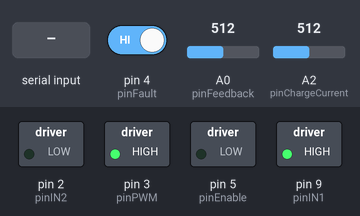
A sketch run on a simulated Arduino Uno, built with avr-gcc and run on an emulated ATmega328P. On the bench: switched loads named in the sketch (green lamp = pin HIGH). Inputs (shaded band) come from the test bench; at power-on: A2 (pinChargeCurrent) = 512, pin 4 (pinFault) HIGH, A0 (pinFeedback) = 512. EEPROM starts erased; what the sketch prints to the serial monitor is not drawn.

Above: at 1.2 s.
1.3 s: A2 (pinChargeCurrent) set to 290
2.8 s: A2 (pinChargeCurrent) set to 261
At 4.1 s:
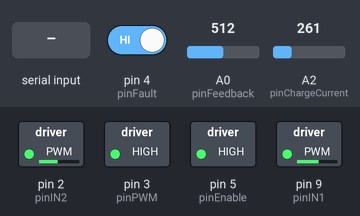
4.6 s: pin 4 (pinFault) driven LOW
At 5.8 s:
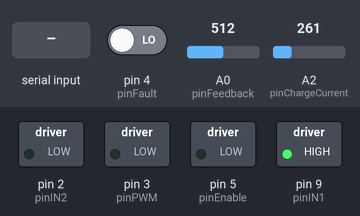
6.1 s: "1" received over Serial
8.1 s: pin 4 (pinFault) driven HIGH
At 8.33 s:
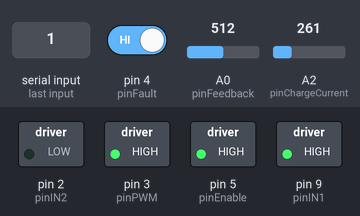
9.8 s: A2 (pinChargeCurrent) set to 524
11.6 s: A2 (pinChargeCurrent) set to 554
At 12.5 s:
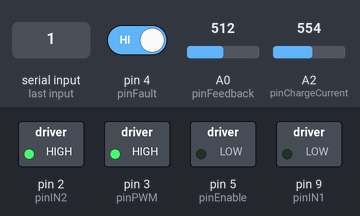
Timing chart, 0 to 14.4 s (numbered marks = the images above; inputs shaded):
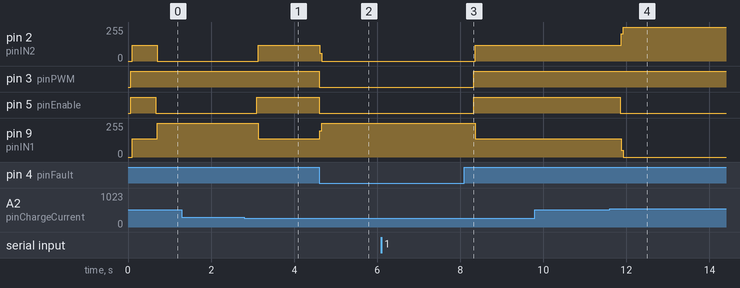

The sketch:

sender.ino
```cpp
// (licence header left out)
/*
  Perimeter sender v2   (for details see   http://wiki.ardumower.de/index.php?title=Perimeter_wire  )
  Requires: Perimeter sender PCB v1.0   ( https://www.marotronics.de/Perimeter-Sender-Prototyp )

 */

#include "TimerOne.h"
#include "EEPROM.h"
#include "RunningMedian.h"


// ---- choose only one perimeter signal code ----
#define SIGCODE_1  // Ardumower default perimeter signal
//#define SIGCODE_2  // Ardumower alternative perimeter signal
//#define SIGCODE_3  // Ardumower alternative perimeter signal


// --- MC33926 motor driver ---
#define USE_DOUBLE_AMPLTIUDE    1         // 1: use +/- input voltage for amplitude (default),
                                          // 0: use only +input/GND voltage for amplitude

#define pinIN1       9  // M1_IN1         (if using old L298N driver, connect this pin to L298N-IN1)
#define pinIN2       2  // M1_IN2         (if using old L298N driver, connect this pin to L298N-IN2)
#define pinPWM       3  // M1_PWM / nD2   (if using old L298N driver, leave open)
#define pinEnable    5  // EN             (connect to motor driver enable)

// motor driver fault pin
#define pinFault     4  // M1_nSF
#define USE_PERI_FAULT        1     // use pinFault for driver fault detection? (set to '0' if not connected!)

// motor driver feedback pin (=perimeter open/close detection, used for status LED)
#define USE_PERI_CURRENT      1     // use pinFeedback for perimeter current measurements? (set to '0' if not connected!)
#define pinFeedback A0  // M1_FB
#define PERI_CURRENT_MIN    0.03     // minimum Ampere for perimeter-is-closed detection

// ---- sender current control (via potentiometer) ----
// sender modulates signal (PWM), based on duty-cycle set via this potentiometer
#define USE_POT      0  // use potentiometer for current control? (set to '0' if not connected!)
#define pinPot      A3  // 100k potentiometer (current control)

// ---- sender automatic standby (via current sensor for charger) ----
// sender detects robot via a charging current through the charging pins
#define USE_CHG_CURRENT       1     // use charging current sensor for robot detection? (set to '0' if not connected!)
#define pinChargeCurrent     A2     // ACS712-05 current sensor OUT
#define CHG_CURRENT_MIN   0.3
// minimum Ampere for charging detection
#define ROBOT_OUT_OF_STATION_TIMEOUT_MINS 360  // timeout for perimeter switch-off if robot not in station (minutes)

// ---- sender status LED ----
#define  pinLED 13  // ON: perimeter closed, OFF: perimeter open, BLINK: robot is charging


// code version
#define VER "596"

// --------------------------------------

volatile int step = 0;
volatile boolean enableSender = true;


double duty = 1.0;    // 100 duty%
int dutyPWM = 0;
double chargeCurrent = 0;
double periCurrentAvg = 0;
double periCurrentMax = 0;
int faults = 0;
boolean isCharging = false;
boolean stateLED = false;
unsigned int chargeADCZero = 0;
RunningMedian<unsigned int,16> periCurrentMeasurements;
RunningMedian<unsigned int,96> chargeCurrentMeasurements;

int timeSeconds = 0;

unsigned long nextTimeControl = 0;
unsigned long nextTimeInfo = 0;
unsigned long nextTimeToggleLED = 0;
unsigned long nextTimeSec = 0;
int robotOutOfStationTimeMins = 0;


// must be multiple of 2 !
// http://grauonline.de/alexwww/ardumower/filter/filter.html
// "pseudonoise4_pw" signal (sender)

#if defined (SIGCODE_1)
  int8_t sigcode[] = { 1, 1,-1,-1, 1,-1, 1,-1,-1,1, -1, 1, 1,-1,-1, 1,-1,-1, 1,-1,-1, 1, 1,-1 };
#elif defined (SIGCODE_2)
  int8_t sigcode[] = { 1,-1, 1, 1,-1,-1, 1, 1,-1,-1, 1,-1, 1, 1,-1,-1, 1, 1,-1,-1, 1,-1, 1,-1 };
#elif defined (SIGCODE_3)
  int8_t sigcode[] = { 1, 1,-1,-1, 1,-1, 1, 1,-1, 1, 1,-1,-1, 1, 1,-1, 1,-1,-1, 1,-1,-1, 1,-1 };
#endif


// using transparently 5v / 1.1v ref
int analogReadMillivolt(int pin){
  int millivolt;
  int adc;
  // first read using 5v ref
  adc = analogRead(pin);
  millivolt = ((double)adc) / 1024.0 * 5000.0;
  if (adc < 10){
    // read using 1.1v ref
    analogReference(INTERNAL);
    adc = analogRead(pin);
    millivolt = ((double)adc) / 1024.0 * 1100.0;
    analogReference(DEFAULT);
  }
  return millivolt;
}


void timerCallback(){
  if (enableSender){
    if (sigcode[step] == 1) {
      digitalWrite(pinIN1, LOW);
      #if USE_DOUBLE_AMPLTIUDE
      digitalWrite(pinIN2, HIGH);
      #endif
      digitalWrite(pinEnable, HIGH);
    } else if (sigcode[step] == -1) {
      digitalWrite(pinIN1, HIGH);
      digitalWrite(pinIN2, LOW);
      digitalWrite(pinEnable, HIGH);
    } else {
      digitalWrite(pinEnable, LOW);
    }
    step ++;
    if (step == sizeof sigcode) {
      step = 0;
    }
  } else {
    digitalWrite(pinEnable, LOW);
  }
}

void readEEPROM(){
  if (EEPROM.read(0) == 43){
    // EEPROM data available
    chargeADCZero = (EEPROM.read(1) << 8) | EEPROM.read(2);
  } else Serial.println("no EEPROM data found, using default calibration (INA169)");
  Serial.print("chargeADCZero=");
  Serial.println(chargeADCZero);
}


void calibrateChargeCurrentSensor(){
  Serial.println("calibrateChargeCurrentSensor (note: robot must be outside charging station!)");
  RunningMedian<unsigned int,32> measurements;
  for (unsigned int i=0; i < measurements.getSize(); i++) {
    unsigned int m = analogRead(pinChargeCurrent);
    //Serial.println(m);
    measurements.add( m );
    delay(50);
  }
  float v;
  measurements.getAverage(v);
  chargeADCZero = v;
  EEPROM.write(0, 43);
  EEPROM.write(1, chargeADCZero >> 8);
  EEPROM.write(2, chargeADCZero & 255);
  Serial.println("calibration done");
  readEEPROM();
}


void setup() {
  pinMode(pinIN1, OUTPUT);
  pinMode(pinIN2, OUTPUT);
  pinMode(pinEnable, OUTPUT);
  pinMode(pinPWM, OUTPUT);
  pinMode(pinFeedback, INPUT);
  pinMode(pinFault, INPUT);
  pinMode(pinPot, INPUT);
  pinMode(pinChargeCurrent, INPUT);

  // configure ADC reference
  // analogReference(DEFAULT); // ADC 5.0v ref
  analogReference(INTERNAL); // ADC 1.1v ref

  // sample rate 9615 Hz (19230,76923076923 / 2 => 9615.38)
  int T = 1000.0*1000.0/ 9615.38;
  Serial.begin(19200);

  Serial.println("START");
  Serial.print("Ardumower Sender ");
  Serial.println(VER);
  #if defined (SIGCODE_1)
		Serial.println("SIGCODE_1");
	#elif defined (SIGCODE_2)
		Serial.println("SIGCODE_2");
	#elif defined (SIGCODE_3)
		Serial.println("SIGCODE_3");
	#endif

  Serial.print("USE_PERI_FAULT=");
  Serial.println(USE_PERI_FAULT);
  Serial.print("USE_PERI_CURRENT=");
  Serial.println(USE_PERI_CURRENT);
  Serial.print("USE_CHG_CURRENT =");
  Serial.println(USE_CHG_CURRENT );
  //Serial.println("press...");
  //Serial.println("  1  for current sensor calibration");
  //Serial.println();

  readEEPROM();
  Serial.print("T=");
  Serial.println(T);
  Serial.print("f=");
  Serial.println(1000.0*1000.0/T);
  Timer1.initialize(T);         // initialize timer1, and set period
  //Timer1.pwm(pinPWM, 256);
  Timer1.attachInterrupt(timerCallback);
  //digitalWrite(pinIN1, HIGH);
  //digitalWrite(pinIN2, LOW);
  //tone(pinPWM, 7800);

  // http://playground.arduino.cc/Main/TimerPWMCheatsheet
  // timer 2 pwm freq 31 khz
  //cli();
  TCCR2B = TCCR2B & 0b11111000 | 0x01;
  //TIMSK2 |= (1 << OCIE2A);     // Enable Output Compare Match A Interrupt
  //OCR2A = 255;                 // Set compared value
  //sei();
}

void checkKey(){
  if (Serial.available() > 0) {
      char ch = (char)Serial.read();
      Serial.print("received key=");
      Serial.println(ch);
      while (Serial.available()) Serial.read();
      switch (ch){
        case '1':
          calibrateChargeCurrentSensor();
          break;
      }
  }
}

// Interrupt service run when Timer/Counter2 reaches OCR2A
//ISR(TIMER2_COMPA_vect) {
//  if (digitalRead(pinFault) == LOW) fault = true;
  //if (digitalRead(pinPWM) == HIGH) fault = true;
  //fault = true;

void fault(){
  Serial.println("MC_FAULT");
  for (int i=0; i < 10; i++){
    digitalWrite(pinLED, HIGH);
    delay(50);
    digitalWrite(pinLED, LOW);
    delay(50);
  }
  faults++;
}


void loop(){
  if (millis() >= nextTimeControl){
    nextTimeControl = millis() + 100;
    dutyPWM = ((int)(duty * 255.0));
    if  ( (isCharging) || (robotOutOfStationTimeMins >= ROBOT_OUT_OF_STATION_TIMEOUT_MINS) ){
      // switch off perimeter
      enableSender = false;
    } else {
      // switch on perimeter
      enableSender = true;
      //analogWrite(pinPWM, 255);
      analogWrite(pinPWM, dutyPWM);
      if ( USE_PERI_FAULT && (dutyPWM == 255) && (digitalRead(pinFault) == LOW) ) {
        enableSender = false;
        dutyPWM = 0;
        analogWrite(pinPWM, dutyPWM);
        fault();
      }
    }
  }

  if (millis() >= nextTimeSec){
    nextTimeSec = millis() + 1000;
    timeSeconds++;
    if (timeSeconds >= 60){
      if (robotOutOfStationTimeMins < 1440) robotOutOfStationTimeMins++;
      timeSeconds=0;
    }
  }

  if (millis() >= nextTimeInfo){
    nextTimeInfo = millis() + 500;
    checkKey();

    //unsigned int v = 0;
    float v = 0;
    // determine charging current (Ampere)
    if (USE_CHG_CURRENT) {
      chargeCurrentMeasurements.getAverage(v);
      chargeCurrent = ((double)(((int)v)  - ((int)chargeADCZero))) / 1023.0 * 1.1;
      isCharging = (abs(chargeCurrent) >= CHG_CURRENT_MIN);
      if (isCharging) robotOutOfStationTimeMins = 0; // reset timeout
    }

    if (USE_PERI_CURRENT) {
      // determine perimeter current (Ampere)
      periCurrentMeasurements.getAverage(v);
      periCurrentAvg = ((double)v) / 1023.0 * 1.1 / 0.525;   // 525 mV per amp
      unsigned int h;
      periCurrentMeasurements.getHighest(h);
      periCurrentMax = ((double)h) / 1023.0 * 1.1 / 0.525;   // 525 mV per amp
    }

    Serial.print("time=");
    Serial.print(millis()/1000);
    Serial.print("\tchgCurrent=");
    Serial.print(chargeCurrent, 3);
    Serial.print("\tchgCurrentADC=");
    v=0;
    chargeCurrentMeasurements.getAverage(v);
    Serial.print( v );
    Serial.print("\tisCharging=");
    Serial.print(isCharging);
    Serial.print("\tperiCurrent avg=");
    Serial.print(periCurrentAvg);
    Serial.print("\tmax=");
    Serial.print(periCurrentMax);
    Serial.print("\tduty=");
    Serial.print(duty);
    Serial.print("\tdutyPWM=");
    Serial.print(dutyPWM);
    Serial.print("\tfaults=");
    Serial.print(faults);
    Serial.print("\ttout=");
    Serial.print(robotOutOfStationTimeMins);
    Serial.println();

    if (USE_POT){
      // read potentiometer
      duty = max(0.01, ((float)map(analogRead(pinPot),  0,1023,   0,1000))  /1000.0 );
    }
  }

  if (USE_PERI_CURRENT) {
    periCurrentMeasurements.add( analogRead(pinFeedback) );
  }

  if (USE_CHG_CURRENT){
    // determine charging current (Ampere)
    chargeCurrentMeasurements.add( analogRead( pinChargeCurrent) );
  }

  // LED status
  if (isCharging) {
    // charging
    if (millis() >= nextTimeToggleLED){
      nextTimeToggleLED = millis() + 500;
      stateLED = !stateLED;
    }
  } else {
    // not charging => indicate perimeter wire state (OFF=broken/perimeter turned off)
    stateLED = (periCurrentAvg >= PERI_CURRENT_MIN);
  }
  digitalWrite(pinLED, stateLED);

}
```

RunningMedian.h
```cpp
// running median filter
//
// usage:
//   RunningMedian<unsigned int,32> myMedian;
//   if (myMedian.getStatus() == myMedian.OK)  myMedian.getMedian(_median);


#ifndef RunningMedian_h
#define RunningMedian_h
//
//    FILE: RunningMedian.h
//  AUTHOR: Rob dot Tillaart at gmail dot com
// PURPOSE: RunningMedian library for Arduino
// VERSION: 0.2.00 - template edition
//     URL: http://arduino.cc/playground/Main/RunningMedian
// HISTORY: 0.2.00 first template version by Ronny
//          0.2.01 added getAverage(uint8_t nMedians, float val)
//
// Released to the public domain
//

#include <inttypes.h>

template <typename T, int N> class RunningMedian {

public:

    enum STATUS {OK = 0, NOK = 1};

    RunningMedian() {
        _size = N;
        clear();
    };

    void clear() {
        _cnt = 0;
        _idx = 0;
    };

    void add(T value) {
        _ar[_idx++] = value;
        if (_idx >= _size) _idx = 0; // wrap around
        if (_cnt < _size) _cnt++;
    };

    STATUS getMedian(T& value) {
        if (_cnt > 0) {
            sort();
            value = _as[_cnt/2];
            return OK;
        }
        return NOK;
    };

    STATUS getAverage(float &value) {
        if (_cnt > 0) {
            float sum = 0;
            for (uint8_t i=0; i< _cnt; i++) sum += _ar[i];
            value = sum / _cnt;
            return OK;
        }
        return NOK;
    };

    STATUS getAverage(uint8_t nMedians, float &value) {
        if ((_cnt > 0) && (nMedians > 0))
        {
            if (_cnt < nMedians) nMedians = _cnt;     // when filling the array for first time
            uint8_t start = ((_cnt - nMedians)/2);
            uint8_t stop = start + nMedians;
            sort();
            float sum = 0;
            for (uint8_t i = start; i < stop; i++) sum += _as[i];
            value = sum / nMedians;
            return OK;
        }
        return NOK;
    }

    STATUS getHighest(T& value) {
        if (_cnt > 0) {
            sort();
            value = _as[_cnt-1];
            return OK;
        }
        return NOK;
    };

    STATUS getLowest(T& value) {
        if (_cnt > 0) {
            sort();
            value =  _as[0];
            return OK;
        }
        return NOK;
    };

    unsigned getSize() {
        return _size;
    };

    unsigned getCount() {
        return _cnt;
    }

    STATUS getStatus() {
        return (_cnt > 0 ? OK : NOK);
    };

private:
    uint8_t _size;
    uint8_t _cnt;
    uint8_t _idx;
    T _ar[N];
    T _as[N];
    void sort() {
        // copy
        for (uint8_t i=0; i< _cnt; i++) _as[i] = _ar[i];

        // sort all
        for (uint8_t i=0; i< _cnt-1; i++) {
            uint8_t m = i;
            for (uint8_t j=i+1; j< _cnt; j++) {
                if (_as[j] < _as[m]) m = j;
            }
            if (m != i) {
                T t = _as[m];
                _as[m] = _as[i];
                _as[i] = t;
            }
        }
    };
};

#endif
```

Measured:
- the behaviour switches between 279 and 278 on A2 (pinChargeCurrent) (found by bisection; images 0 and 1)
- the behaviour switches between 539 and 540 on A2 (pinChargeCurrent) (found by bisection; images 3 and 4)
- after the input at 1.3 s, every drawn part: stays the same
- after the input at 2.8 s, pin 2 (pinIN2): 0/255 → 118/255 after 0.34 s; pin 5 (pinEnable): LOW → HIGH after 0.30 s; pin 9 (pinIN1): 255/255 → 138/255 after 0.34 s
- after the input at 4.6 s, pin 2 (pinIN2): 118/255 → 0/255 at once; pin 3 (pinPWM), pin 5 (pinEnable): HIGH → LOW at once; pin 9 (pinIN1): 138/255 → 255/255 at once
- after the input at 6.1 s, every drawn part: stays the same
- after the input at 8.1 s, pin 2 (pinIN2): 0/255 → 118/255 after 0.26 s; pin 3 (pinPWM), pin 5 (pinEnable): LOW → HIGH after 0.22 s; pin 9 (pinIN1): 255/255 → 138/255 after 0.26 s
- after the input at 9.8 s, every drawn part: stays the same
- after the input at 11.6 s, pin 2 (pinIN2): 118/255 → 255/255 after 0.28 s; pin 5 (pinEnable): HIGH → LOW after 0.26 s; pin 9 (pinIN1): 138/255 → 0/255 after 0.28 s
